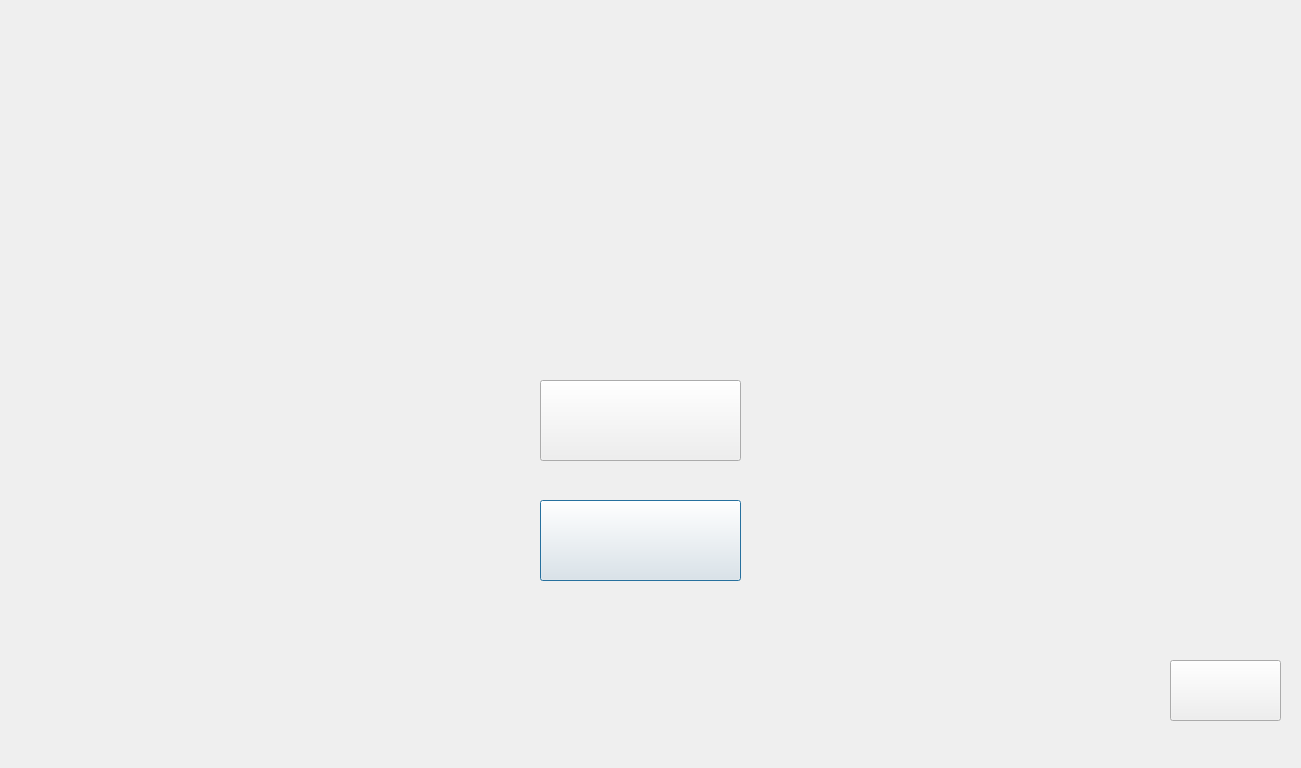
<?xml version="1.0" encoding="UTF-8"?>
<ui version="4.0">
 <class>ChooseLevel</class>
 <widget class="QDialog" name="ChooseLevel">
  <property name="geometry">
   <rect>
    <x>0</x>
    <y>0</y>
    <width>1301</width>
    <height>768</height>
   </rect>
  </property>
  <property name="windowTitle">
   <string>Dialog</string>
  </property>
  <widget class="QPushButton" name="pushButton">
   <property name="geometry">
    <rect>
     <x>540</x>
     <y>500</y>
     <width>201</width>
     <height>81</height>
    </rect>
   </property>
   <property name="styleSheet">
    <string notr="true">border-image:url(:/images/hardbutton.png)</string>
   </property>
   <property name="text">
    <string/>
   </property>
  </widget>
  <widget class="QPushButton" name="pushButton_2">
   <property name="geometry">
    <rect>
     <x>540</x>
     <y>380</y>
     <width>201</width>
     <height>81</height>
    </rect>
   </property>
   <property name="styleSheet">
    <string notr="true">border-image:url(:/images/chooseEasy.png)</string>
   </property>
   <property name="text">
    <string/>
   </property>
  </widget>
  <widget class="QPushButton" name="pushButton_3">
   <property name="geometry">
    <rect>
     <x>1170</x>
     <y>660</y>
     <width>111</width>
     <height>61</height>
    </rect>
   </property>
   <property name="styleSheet">
    <string notr="true">border-image:url(:/images/return.png)</string>
   </property>
   <property name="text">
    <string/>
   </property>
  </widget>
 </widget>
 <resources/>
 <connections/>
</ui>
